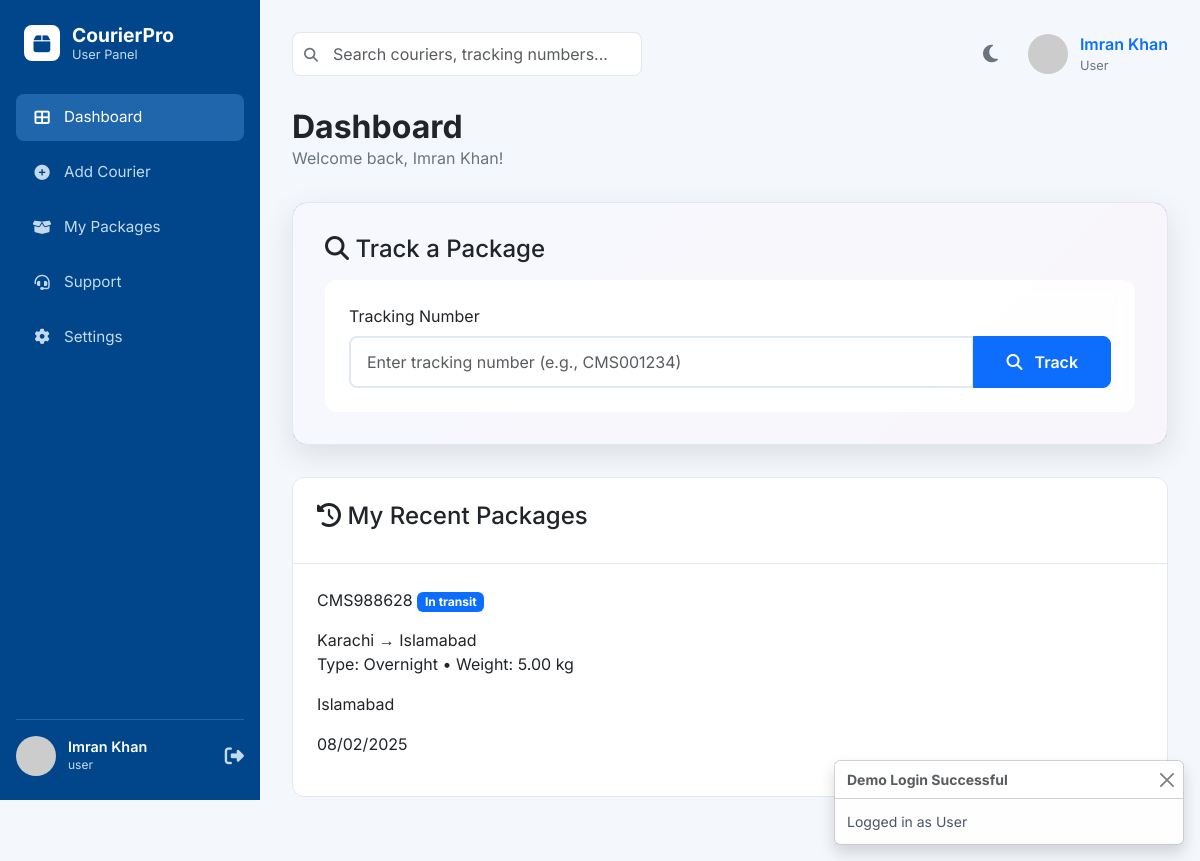
Screenshot of /user/dashboard.php (signed in) with the database file from the repository.
### tables this page shows
CREATE TABLE `couriers` (
  `id` int(11) NOT NULL,
  `tracking_number` varchar(50) NOT NULL,
  `sender_name` varchar(255) NOT NULL,
  `sender_phone` varchar(20) DEFAULT NULL,
  `sender_address` text DEFAULT NULL,
  `receiver_name` varchar(255) NOT NULL,
  `receiver_phone` varchar(20) DEFAULT NULL,
  `receiver_address` text DEFAULT NULL,
  `pickup_city_id` int(11) DEFAULT NULL,
  `delivery_city_id` int(11) DEFAULT NULL,
  `pickup_city` varchar(100) NOT NULL,
  `delivery_city` varchar(100) NOT NULL,
  `courier_type` enum('standard','express','overnight','same-day') DEFAULT 'standard',
  `weight` decimal(8,2) DEFAULT 0.00,
  `dimensions` varchar(100) DEFAULT NULL,
  `package_value` decimal(10,2) DEFAULT 0.00,
  `delivery_fee` decimal(8,2) DEFAULT 0.00,
  `status` enum('pending','in_transit','delivered','cancelled') DEFAULT 'pending',
  `priority` enum('low','medium','high','urgent') DEFAULT 'medium',
  `delivery_date` date DEFAULT NULL,
  `actual_delivery_date` date DEFAULT NULL,
  `pickup_date` date DEFAULT NULL,
  `estimated_delivery_time` timestamp NOT NULL DEFAULT current_timestamp() ON UPDATE current_timestamp(),
  `special_instructions` text DEFAULT NULL,
  `notes` text DEFAULT NULL,
  `created_by` int(11) DEFAULT NULL,
  `assigned_agent_id` int(11) DEFAULT NULL,
  `customer_id` int(11) DEFAULT NULL,
  `created_at` timestamp NOT NULL DEFAULT current_timestamp(),
  `updated_at` timestamp NOT NULL DEFAULT current_timestamp() ON UPDATE current_timestamp()
);

### user/dashboard.php (the view, shortened to what this page needs)
<?php
require_once '../includes/db_connect.php';
$user_id = $_SESSION['user_id'];
$customer_id = null;
$customer_id_query = $conn->prepare("SELECT id FROM customers WHERE user_id = ?");
$customer_id_query->bind_param("i", $user_id);
$customer_id_query->execute();
$result = $customer_id_query->get_result();
if ($result->num_rows > 0) {
    $customer_data = $result->fetch_assoc();
    $customer_id = $customer_data['id'];
}
$recent_packages = [];
if ($customer_id) {
    $recent_packages_query = $conn->prepare("SELECT * FROM couriers WHERE customer_id = ? ORDER BY created_at DESC LIMIT 3");
    $recent_packages_query->bind_param("i", $customer_id);
    $recent_packages_query->execute();
    $recent_packages_result = $recent_packages_query->get_result();
    if ($recent_packages_result) {
        $recent_packages = $recent_packages_result->fetch_all(MYSQLI_ASSOC);
    }
}
include '../includes/header.php';
?>
<body>
    <?php include '../includes/sidebar_user.php'; ?>
    <div class="main-content">
        <?php include '../includes/top_bar.php'; ?>
        <div class="page-header">
            <div>
                <h2>Dashboard</h2>
                <p>Welcome back, <?php echo htmlspecialchars($_SESSION['user_name']); ?>!</p>
            </div>
        </div>
        <div class="card tracking-card">
            <div class="card-body">
                <h4><i class="fas fa-search"></i> Track a Package</h4>
                <form class="mt-3 tracking-form" id="trackPackageForm">
                    <label for="trackingNumber" class="form-label">Tracking Number</label>
                    <div class="input-group">
                        <input type="text" class="form-control" id="trackingNumber" name="tracking_number" placeholder="Enter tracking number (e.g., CMS001234)" value="<?php echo isset($_GET['track']) ? htmlspecialchars($_GET['track']) : ''; ?>" required>
                        <button class="btn btn-primary" type="submit"><i class="fas fa-search"></i> Track</button>
                    </div>
                </form>
            </div>
        </div>
        <div class="card">
            <div class="card-header">
                <h4><i class="fas fa-history"></i> My Recent Packages</h4>
            </div>
            <div class="card-body">
                <?php if (!empty($recent_packages)): ?>
                    <?php foreach ($recent_packages as $row): ?>
                    <div class="package-item">
                        <div class="package-details">
                            <p class="package-id"><?php echo htmlspecialchars($row['tracking_number']); ?>
                                <span class="badge
                                    <?php
                                        switch($row['status']) {
                                            case 'in_transit': echo 'bg-primary'; break;
                                        }
                                    ?>">
                                    <?php echo ucfirst(str_replace('_', ' ', $row['status'])); ?>
                                </span>
                            </p>
                            <p class="package-info"><?php echo htmlspecialchars($row['pickup_city']); ?> &rarr; <?php echo htmlspecialchars($row['delivery_city']); ?> <br> Type: <?php echo ucfirst($row['courier_type']); ?> • Weight: <?php echo $row['weight']; ?> kg</p>
                        </div>
                        <div class="package-location">
                            <p><?php echo htmlspecialchars($row['delivery_city']); ?></p>
                            <p class="date"><?php echo date('m/d/Y', strtotime($row['created_at'])); ?></p>
                        </div>
                    </div>
                    <?php endforeach; ?>
                <?php endif; ?>
            </div>
        </div>
    </div>
    <?php include '../includes/footer.php'; ?>
</body>
</html>

### assets/css/style.css (style rules this page uses)
:root { --primary-color: #0d6efd; --sidebar-bg: #01468b; --sidebar-link-color: #c5d9ed; --sidebar-active-link-bg: #1f66ac; --main-bg: #f4f7fc; --card-bg: #ffffff; --text-color: #4a5568; --text-muted-color: #6c757d; --border-color: #e2e8f0; --input-bg: #f7fafc; }
body { background-color: var(--main-bg); font-family: 'Inter', sans-serif; color: var(--text-color); display: flex; }
.main-content { margin-left: 260px; width: calc(100% - 260px); padding: 2rem; }
.dashboard-header, .page-header { display: flex; justify-content: space-between; align-items: center; margin-bottom: 2rem; }
.dashboard-header h2, .page-header h2 { font-weight: 700; margin: 0; color: #212529; }
.dashboard-header p, .page-header p { margin: 0; color: var(--text-muted-color); }
.btn-primary { background-color: var(--primary-color); border-color: var(--primary-color); border-radius: 8px; }
.btn i { margin-right: 0.5rem; }
.card { background-color: var(--card-bg); border: 1px solid var(--border-color); border-radius: 12px; margin-bottom: 2rem; }
.card-header { background-color: transparent; border-bottom: 1px solid var(--border-color); padding: 1.5rem; font-weight: 600; }
.card-body { padding: 1.5rem; }
.tracking-card { background: linear-gradient(135deg, #667eea 0%, #764ba2 100%); border-radius: 15px; overflow: hidden; box-shadow: 0 10px 30px rgba(0,0,0,0.1); }
.tracking-card .card-body { background: rgba(255,255,255,0.95); padding: 2rem; }
.tracking-form { background: rgba(255,255,255,0.9); border-radius: 12px; padding: 1.5rem; backdrop-filter: blur(10px); }
.tracking-form .form-control { border-radius: 8px; border: 2px solid #e2e8f0; padding: 0.75rem 1rem; transition: all 0.3s ease; }
.tracking-form .btn { border-radius: 8px; padding: 0.75rem 2rem; font-weight: 600; transition: all 0.3s ease; }

### user/dashboard.php (style rules this page uses)
.tracking-card { background: linear-gradient(135deg, #667eea 0%, #764ba2 100%); border-radius: 15px; overflow: hidden; box-shadow: 0 10px 30px rgba(0,0,0,0.1); }
.tracking-card .card-body { background: rgba(255,255,255,0.95); padding: 2rem; }
.tracking-form { background: rgba(255,255,255,0.9); border-radius: 12px; padding: 1.5rem; backdrop-filter: blur(10px); }
.tracking-form .form-control { border-radius: 8px; border: 2px solid #e2e8f0; padding: 0.75rem 1rem; transition: all 0.3s ease; }
.tracking-form .btn { border-radius: 8px; padding: 0.75rem 2rem; font-weight: 600; transition: all 0.3s ease; }

### rows the page displays
couriers: tracking_number "CMS988628", status "In transit", pickup_city "Karachi", delivery_city "Islamabad", courier_type "Overnight", weight "5.00", created_at "08/02/2025"

### other values shown
$_SESSION['user_name'] "Imran Khan"
$_SESSION['user_role'] "user"
$_SESSION['user_role'] "User"
$_SESSION['login_success_message'] "Logged in as User"
